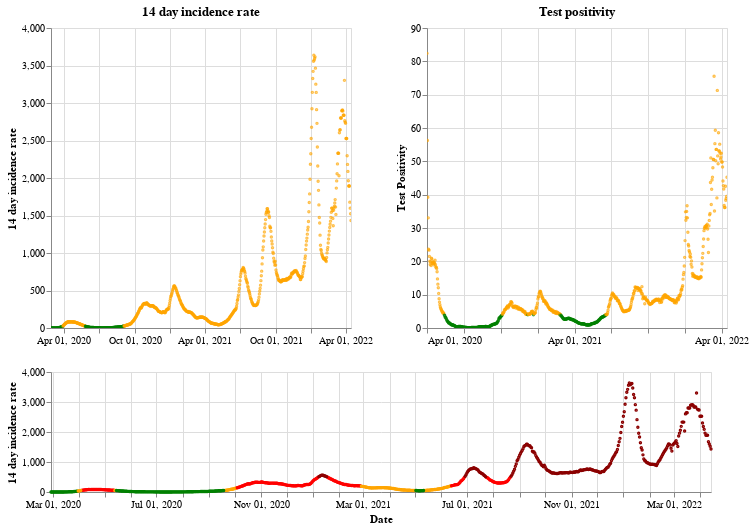

Write notebook code for a chart like this one.
### Markdown cell above
## Scotland

### Code cell
plot_traffic_light('Scotland')

### Figure 1 — Vega-Lite specification as saved in the notebook (floating-point values rounded to 4 significant figures; data arrays with more than 128 entries replaced by an {"elided": "..."} marker saying what was removed)
{"config": {"view": {"continuousWidth": 400, "continuousHeight": 300}}, "vconcat": [{"hconcat": [{"mark": {"type": "point", "size": 2}, "encoding": {"color": {"condition": {"value": "green", "test": "(datum.twoWeeklyCasesRate <= 25)"}, "value": "orange"}, "tooltip": [{"type": "nominal", "field": "areaName"}, {"type": "temporal", "field": "date"}, {"type": "quantitative", "field": "twoWeeklyCasesRate"}, {"type": "quantitative", "field": "testPositivity"}], "x": {"type": "temporal", "axis": {"title": ""}, "field": "date", "scale": {"domain": {"selection": "DateBrush"}}, "timeUnit": "yearmonthdate"}, "y": {"type": "quantitative", "axis": {"title": "14 day incidence rate"}, "field": "twoWeeklyCasesRate"}}, "title": "14 day incidence rate", "width": 300}, {"mark": {"type": "point", "size": 2}, "encoding": {"color": {"condition": {"value": "green", "test": "(datum.testPositivity <= 4)"}, "value": "orange"}, "tooltip": [{"type": "nominal", "field": "areaName"}, {"type": "temporal", "field": "date"}, {"type": "quantitative", "field": "twoWeeklyCasesRate"}, {"type": "quantitative", "field": "testPositivity"}], "x": {"type": "temporal", "axis": {"title": ""}, "field": "date", "scale": {"domain": {"selection": "DateBrush"}}, "timeUnit": "yearmonthdate"}, "y": {"type": "quantitative", "axis": {"title": "Test Positivity"}, "field": "testPositivity"}}, "title": "Test positivity", "width": 300}]}, {"layer": [{"mark": {"type": "point", "size": 2}, "encoding": {"color": {"condition": {"value": "orange", "test": "(((datum.testPositivity < 4) && (datum.twoWeeklyCasesRate >= 50)) && (datum.twoWeeklyCasesRate < 200))"}, "value": "red"}, "opacity": {"condition": {"value": 1, "test": "((datum.twoWeeklyCasesRate >= 50) && (datum.twoWeeklyCasesRate < 500))"}, "value": 0}, "tooltip": [{"type": "nominal", "field": "areaName"}, {"type": "temporal", "field": "date"}, {"type": "quantitative", "field": "twoWeeklyCasesRate"}, {"type": "quantitative", "field": "testPositivity"}], "x": {"type": "temporal", "axis": {"title": "Date"}, "field": "date", "timeUnit": "yearmonthdate"}, "y": {"type": "quantitative", "axis": {"title": "14 day incidence rate"}, "field": "twoWeeklyCasesRate"}}, "selection": {"DateBrush": {"type": "interval", "encodings": ["x"], "fields": ["Time"]}}}, {"mark": {"type": "point", "size": 2}, "encoding": {"color": {"value": "darkred"}, "opacity": {"condition": {"value": 1, "test": "(datum.twoWeeklyCasesRate >= 500)"}, "value": 0}, "tooltip": [{"type": "nominal", "field": "areaName"}, {"type": "temporal", "field": "date"}, {"type": "quantitative", "field": "twoWeeklyCasesRate"}, {"type": "quantitative", "field": "testPositivity"}], "x": {"type": "temporal", "axis": {"title": "Date"}, "field": "date", "timeUnit": "yearmonthdate"}, "y": {"type": "quantitative", "axis": {"title": "14 day incidence rate"}, "field": "twoWeeklyCasesRate"}}}, {"mark": {"type": "point", "size": 2}, "encoding": {"color": {"condition": {"value": "green", "test": "((datum.testPositivity < 4) && (datum.twoWeeklyCasesRate < 50))"}, "value": "orange"}, "opacity": {"condition": {"value": 1, "test": "(datum.twoWeeklyCasesRate < 50)"}, "value": 0}, "tooltip": [{"type": "nominal", "field": "areaName"}, {"type": "temporal", "field": "date"}, {"type": "quantitative", "field": "twoWeeklyCasesRate"}, {"type": "quantitative", "field": "testPositivity"}], "x": {"type": "temporal", "axis": {"title": "Date"}, "field": "date", "timeUnit": "yearmonthdate"}, "y": {"type": "quantitative", "axis": {"title": "14 day incidence rate"}, "field": "twoWeeklyCasesRate"}}}], "height": 120, "width": 660}], "data": {"name": "data-93e5a52d33fa2fa112b68d8f84f56702"}, "$schema": "https://vega.github.io/schema/vega-lite/v4.8.1.json", "datasets": {"data-93e5a52d33fa2fa112b68d8f84f56702": {"elided": "777 records"}}}
